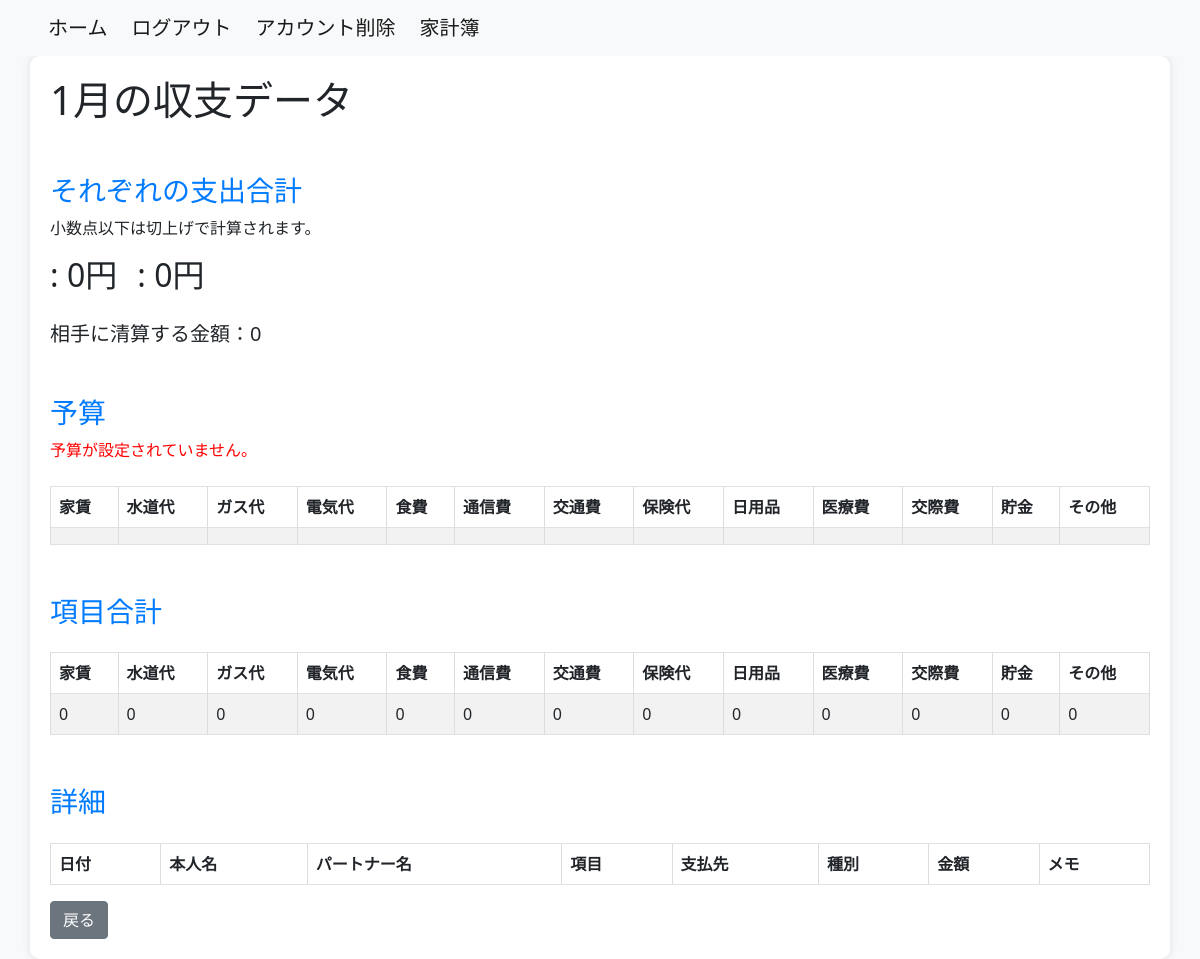
Page /household_budget/monthly_2023data/2023-1/ (signed in) on the committed database.
### household_budget/models.py (models this page shows, shortened)
class Category(models.Model):
    category_name = models.CharField(max_length=50)
    class Meta:
        db_table = 'category'

### household_budget/views.py (the view)
# urls.py: path('monthly_2023data/<int:year>-<int:month>/', M_2023DataView.as_view(), name='monthly_2023data'),
@method_decorator(login_required(login_url='/login/'), name='dispatch')
class M_2023DataView(TemplateView):
    template_name = 'm_data2023.html'
    def get_context_data(self, **kwargs):
        context = super().get_context_data(**kwargs)
        year = self.kwargs.get('year')
        month = self.kwargs.get('month')
        first_day_of_month = timezone.datetime(int(year), int(month), 1)
        if first_day_of_month.month == 12:
            next_month = 1
            next_year = first_day_of_month.year + 1
        else:
            next_month = first_day_of_month.month + 1
            next_year = first_day_of_month.year
        last_day_of_month = timezone.datetime(next_year, next_month, 1) - timezone.timedelta(days=1)
        monthly_summary = Transaction.objects.filter(
            user=self.request.user,
            event_date__year=year,
            event_date__month=month
        ).values('category__category_name') \
            .annotate(total_amount=Coalesce(Sum('amount'), Value(0)))
        categories = ['家賃', '水道代', 'ガス代', '電気代', '食費', '通信費', '交通費', '保険代', '日用品', '医療費', '交際費', '貯金', 'その他']
        monthly_summary = Transaction.objects.filter(
            user=self.request.user,
            event_date__year=year,
            event_date__month=month
        ).values('category__category_name') \
            .annotate(total_amount=Sum('amount'))
        transaction_data = Transaction.objects.filter(user=self.request.user)
        name1_only_monthly_amount = Transaction.objects.filter(
            Q(user=self.request.user) &
            Q(name_1__isnull=False) & ~Q(name_1=''),
            ~Q(category_id=1) & ~Q(category_id=13),
            event_date__range=[first_day_of_month, last_day_of_month]
        ).aggregate(name1_has_data_total_amount=Sum('amount'))['name1_has_data_total_amount'] or 0
        name2_only_monthly_amount = Transaction.objects.filter(
            Q(user=self.request.user) &
            Q(name_2__isnull=False) & ~Q(name_2=''),
            ~Q(category_id=1) & ~Q(category_id=13),
            event_date__range=[first_day_of_month, last_day_of_month]
        ).aggregate(name1_has_data_total_amount=Sum('amount'))['name1_has_data_total_amount'] or 0
        name_monthly_amount = Transaction.objects.filter(
            Q(user=self.request.user) &
            Q(name_1__isnull=False) & Q(name_2__isnull=False) & ~Q(name_1='') & ~Q(name_2=''),
            ~Q(category_id=1) & ~Q(category_id=13),
            event_date__range=[first_day_of_month, last_day_of_month]
        ).aggregate(name_both_total_amount=Sum('amount'))['name_both_total_amount'] or 0
        name_both_half_monthly_amount = math.ceil(name_monthly_amount / 2)
        category_totals_dict = {category_name: {'total_amount': 0} for category_name in categories}
        for category in monthly_summary:
            category_name = category['category__category_name']
            category_totals_dict[category_name] = {
                'total_amount': category['total_amount'] if category['total_amount'] is not None else 0
            }
        monthly_details = Transaction.objects.filter(
            user=self.request.user,
            event_date__year=year,
            event_date__month=month
            )
        latest_name1_transaction = monthly_details.filter(
            Q(name_1__isnull=False) & ~Q(name_1=''),
        ).order_by('-event_date').first()
        latest_name2_transaction = monthly_details.filter(
            Q(name_2__isnull=False) & ~Q(name_2=''),
        ).order_by('-event_date').first()
        latest_budget = Budget.objects.filter(
            user=self.request.user,
            event_date__year=year,
            event_date__month=month
            ).order_by('-event_date').first()
        name1_total_amount = name1_only_monthly_amount - name_monthly_amount + name_both_half_monthly_amount
        name2_total_amount = name2_only_monthly_amount - name_monthly_amount + name_both_half_monthly_amount
        context['year'] = year
        context['month'] = month
        context['category_totals'] = category_totals_dict
        context['monthly_details'] = monthly_details
        context['latest_budget'] = latest_budget
        context['name1_total_amount'] = name1_total_amount
        context['name2_total_amount'] = name2_total_amount
        context['name'] = transaction_data
        context['latest_name1_transaction'] = latest_name1_transaction
        context['latest_name2_transaction'] = latest_name2_transaction
        context['name_both_half_monthly_amount'] = name_both_half_monthly_amount
        return context

### household_budget/templates/m_data2023.html (shortened to what this page needs)
{% extends 'base.html' %}
{% block content %}
{% load custom_filters %}
<div class="container">
    <h1>{{ month }}月の収支データ</h1>
      <h3>それぞれの支出合計</h3>
      <p>小数点以下は切上げで計算されます。</p>
      <div style="display: flex; gap: 20px;">
      <h2>{{ latest_name1_transaction.name_1 }} : {{ name1_total_amount }}円</h2>
      <h2>{{ latest_name2_transaction.name_2 }} : {{ name2_total_amount }}円</h2>
      </div>
      <h5 style="margin-top: 20px;">相手に清算する金額：{{ name_both_half_monthly_amount }}</h5>
    <h3>予算</h3>
    <table class="table table-striped table-bordered mt-4">
        <thead class="thead-dark">
            <tr>
                <th>家賃</th>
                <th>水道代</th>
                <th>ガス代</th>
                <th>電気代</th>
                <th>食費</th>
                <th>通信費</th>
                <th>交通費</th>
                <th>保険代</th>
                <th>日用品</th>
                <th>医療費</th>
                <th>交際費</th>
                <th>貯金</th>
                <th>その他</th>
            </tr>
        </thead>
        <tbody>
            <tr>
                <td>{{ latest_budget.rent_budget }}</td>
                <td>{{ latest_budget.water_supply_budget }}</td>
                <td>{{ latest_budget.gas_budget }}</td>
                <td>{{ latest_budget.electricity_budget }}</td>
                <td>{{ latest_budget.food_expenses_budget }}</td>
                <td>{{ latest_budget.communication_expenses_budget }}</td>
                <td>{{ latest_budget.transportation_expenses_budget }}</td>
                <td>{{ latest_budget.insurance_fee_budget }}</td>
                <td>{{ latest_budget.daily_necessities_budget }}</td>
                <td>{{ latest_budget.medical_bills_budget }}</td>
                <td>{{ latest_budget.entertainment_expenses_budget }}</td>
                <td>{{ latest_budget.saving_budget }}</td>
                <td>{{ latest_budget.add_item_budget }}</td>
            </tr>
            {% if not latest_budget %}
            <p style="color: red;">予算が設定されていません。</p>
            {% endif %}
        </tbody>
    </table>
<h3>項目合計</h3>
<table class="table table-striped table-bordered mt-4">
    <thead class="thead-dark">
        <tr>
            {% for category_name, category_data in category_totals.items %}
                <th>{{ category_name }}</th>
            {% endfor %}
        </tr>
    </thead>
    <tbody>
        <tr>
            {% for category_name, category_data in category_totals.items %}
                <td>{{ category_data.total_amount }}</td>
            {% endfor %}
        </tr>
    </tbody>
</table>
    <h3>詳細</h3>
    <table class="table table-striped table-bordered mt-4">
        <thead class="thead-dark">
            <tr>
                <th>日付</th>
                <th>本人名</th>
                <th>パートナー名</th>
                <th>項目</th>
                <th>支払先</th>
                <th>種別</th>
                <th>金額</th>
                <th>メモ</th>
            </tr>
        </thead>
    </table>
<a href="{% url 'accounts:data_2023' %}" class="btn btn-secondary ml-2">戻る</a>
</div>
</html>
{% endblock %}

### household_budget/templates/m_data2023.html (style rules this page uses)
body { background-color: #f8f9fa; }
.container { background-color: #fff; border-radius: 10px; box-shadow: 0 0 10px rgba(0, 0, 0, 0.1); padding: 20px; }
h3 { margin-top: 50px; color: #007bff; }
table { width: 100%; border-collapse: collapse; margin-top: 10px; }
th, td { border: 2px solid #ddd; padding: 8px; text-align: left; }

### rows in the picture
Category: category_name "水道代"
Category: category_name "ガス代"
Category: category_name "電気代"
Category: category_name "通信費"
Category: category_name "交通費"
Category: category_name "保険代"
Category: category_name "日用品"
Category: category_name "医療費"
Category: category_name "交際費"
Category: category_name "その他"

### other values in the picture
{{ month }} "1"
{{ name1_total_amount }} "0"
{{ name2_total_amount }} "0"
{{ name_both_half_monthly_amount }} "0"
{{ category_name }} "家賃" "食費" "貯金"
{{ category_data.total_amount }} "0" "0" "0" "0" "0" "0" "0" "0" "0" "0" "0" "0" "0"
